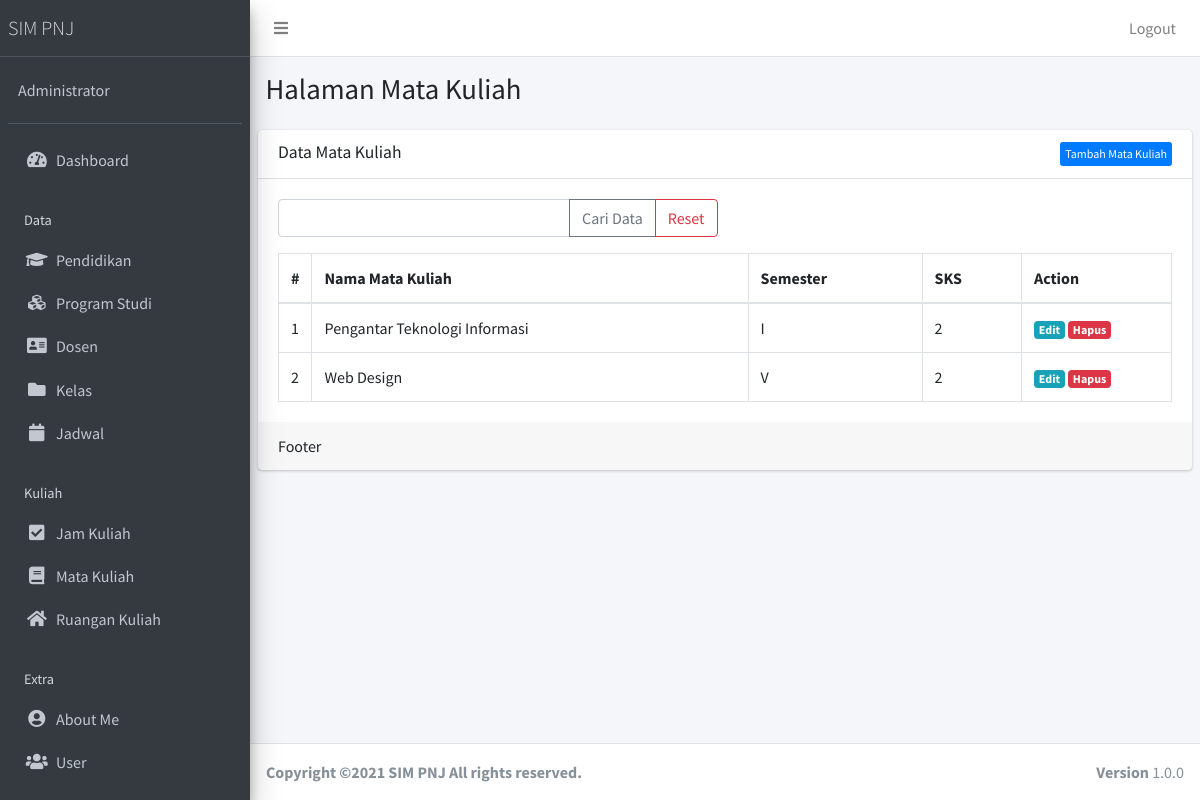
The page /public/matakuliah (signed in) on the database as committed earlier.
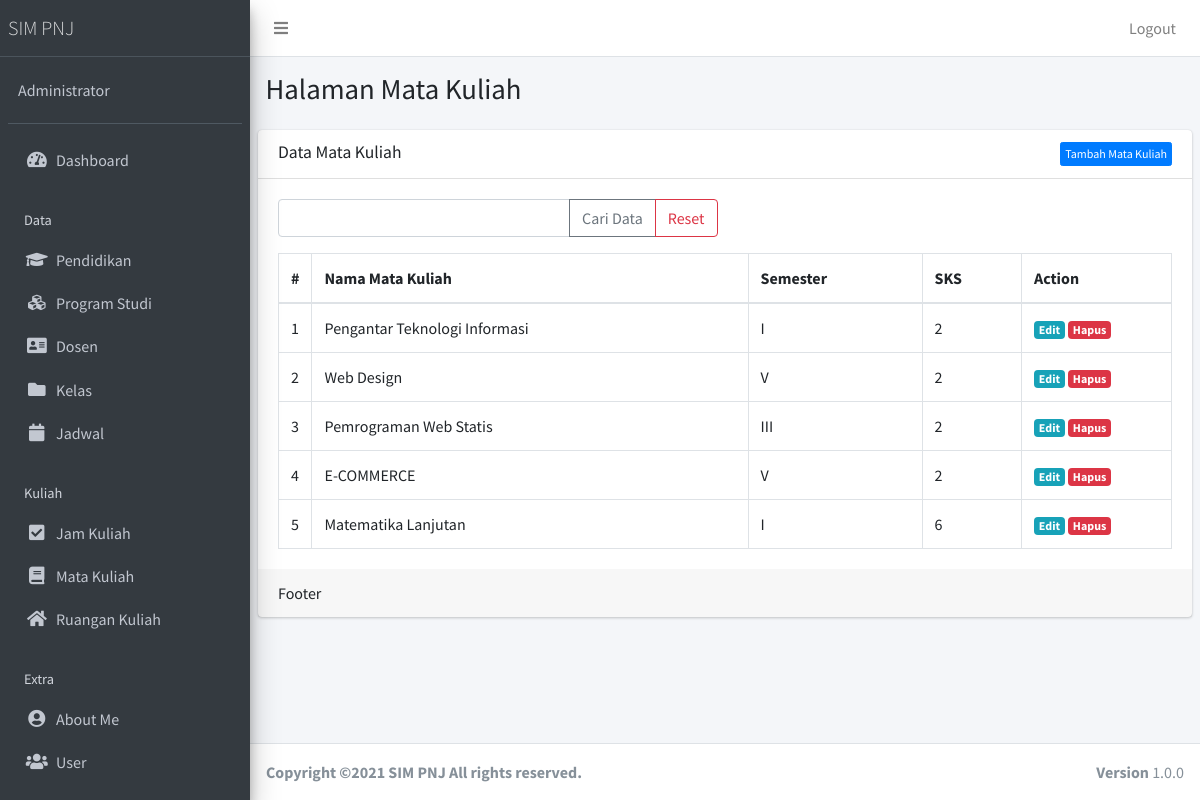
The same page on the database as committed later.
### tables this page shows
CREATE TABLE `matakuliah` (
  `matakuliah_id` int(11) NOT NULL,
  `nama_matakuliah` varchar(40) NOT NULL,
  `semester` varchar(10) NOT NULL,
  `sks` varchar(10) NOT NULL
);

### app/core/Controller.php (called while the page is built, shortened)
<?php
class Controller{
	public function view($view, $data = [])
	{
		require_once '../app/views/' . $view . '.php';
	}
	public function model($model)
	{
		return new $model;
	}
}

### app/controllers/Matakuliah.php (called while the page is built, shortened)
<?php
class matakuliah extends Controller {
	public function index()
	{
		$data['title'] = 'Data Mata Kuliah';
		$data['matakuliah'] = $this->model('MatakuliahModel')->getAllMatakuliah();
		$this->view('matakuliah/index', $data);
	}
}

### app/core/App.php (called while the page is built, shortened)
<?php
class App{
	protected $method = 'index';
	protected $params = [];
	public function __construct(){
		$this->controller = new $this->controller;
		call_user_func_array([$this->controller, $this->method], $this->params);
	}
}

### public/index.php (called while the page is built, shortened)
<?php
$app = new App;

### app/core/Database.php (called while the page is built, shortened)
<?php
class Database{
	private $host = DB_HOST;
	private $user = DB_USER;
	private $pass = DB_PASS;
	private $dbnm = DB_NAME;
	private $dbh;
	private $stmt;
	public function __construct()
	{
		$dsn = 'mysql:host='. $this->host .';dbname='. $this->dbnm;
		$option = [
			PDO::ATTR_PERSISTENT => true,
			PDO::ATTR_ERRMODE => PDO::ERRMODE_EXCEPTION
		];
		try{
			$this->dbh = new PDO($dsn,$this->user,$this->pass, $option);
		}catch(PDOException $e){
			die($e->getMessage());
		}
	}
	public function query($query)
	{
		$this->stmt = $this->dbh->prepare($query);
	}
	public function execute()
	{
		$this->stmt->execute();
	}
	public function resultSet()
	{
		$this->execute();
		return $this->stmt->fetchAll(PDO::FETCH_ASSOC);
	}
}

### app/models/MatakuliahModel.php (called while the page is built, shortened)
<?php
class MatakuliahModel {
	private $table = 'matakuliah';
	private $db;
	public function __construct()
	{
		$this->db = new Database;
	}
	public function getAllMatakuliah()
	{
		$this->db->query('SELECT * FROM '. $this->table);
		return $this->db->resultSet();
	}
}

### app/views/matakuliah/index.php (the view, shortened to what this page needs)
<div class="content-wrapper">
  <section class="content-header">
    <div class="container-fluid">
      <div class="row mb-2">
        <div class="col-sm-6">
          <h1>Halaman Mata Kuliah</h1>
        </div>
      </div>
    </div>
  </section>
  <section class="content">
    <div class="card">
      <div class="card-header">
        <h3 class="card-title"><?= $data['title'] ?></h3> <div class="btn-group float-right"><a href="<?= base_url; ?>/matakuliah/tambah" class="btn float-right btn-xs btn btn-primary">Tambah Mata Kuliah</a></div>
      </div>
      <div class="card-body">
      <form action="<?= base_url; ?>/matakuliah/cari" method="post">
          <div class="row mb-3">
            <div class="col-lg-6">
              <div class="input-group">
                <input type="text" class="form-control" placeholder="" name="key">
                <div class="input-group-append">
                  <button class="btn btn-outline-secondary" type="submit">Cari Data</button>
                  <a class="btn btn-outline-danger" href="<?= base_url; ?>/matakuliah">Reset</a>
                </div>
              </div>
            </div>
          </div>
        </form>
        <table class="table table-bordered">
                <thead>
                  <tr>
                    <th style="width: 10px">#</th>
                    <th>Nama Mata Kuliah</th>
                    <th>Semester</th>
                    <th>SKS</th>
                    <th style="width: 150px">Action</th>
                  </tr>
                </thead>
                <tbody>
                <?php $no=1; ?>
                  <?php foreach ($data['matakuliah'] as $row) :?>
                  <tr>
                    <td><?= $no; ?></td>
                    <td><?= $row['nama_matakuliah'];?></td>
                    <td><?= $row['semester'];?></td>
                    <td><?= $row['sks'];?></td>
                    <td>
                      <a href="<?= base_url; ?>/matakuliah/edit/<?= $row['matakuliah_id'] ?>" class="badge badge-info">Edit</a> <a href="<?= base_url; ?>/matakuliah/hapus/<?= $row['matakuliah_id'] ?>" class="badge badge-danger" onclick="return confirm('Hapus data?');">Hapus</a>
                    </td>
                  </tr>
                  <?php $no++; endforeach; ?>
                </tbody>
              </table>
      </div>
      <div class="card-footer">
        Footer
      </div>
    </div>
  </section>
</div>

Rows that differ between the two databases and show on the page:
added matakuliah: nama_matakuliah "Pemrograman Web Statis", semester "III", sks "2"
added matakuliah: nama_matakuliah "E-COMMERCE", semester "V", sks "2"
added matakuliah: nama_matakuliah "Matematika Lanjutan", semester "I", sks "6"
